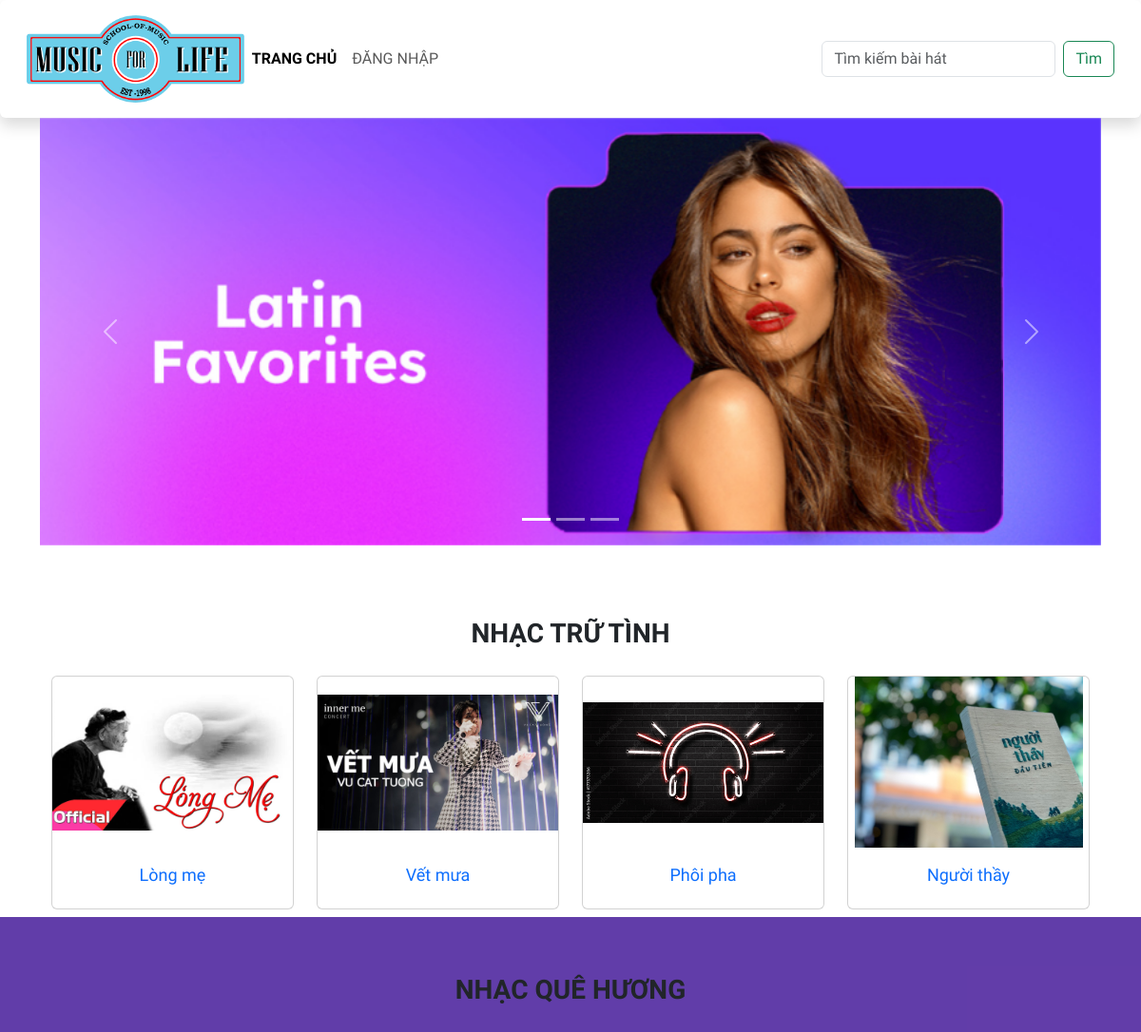
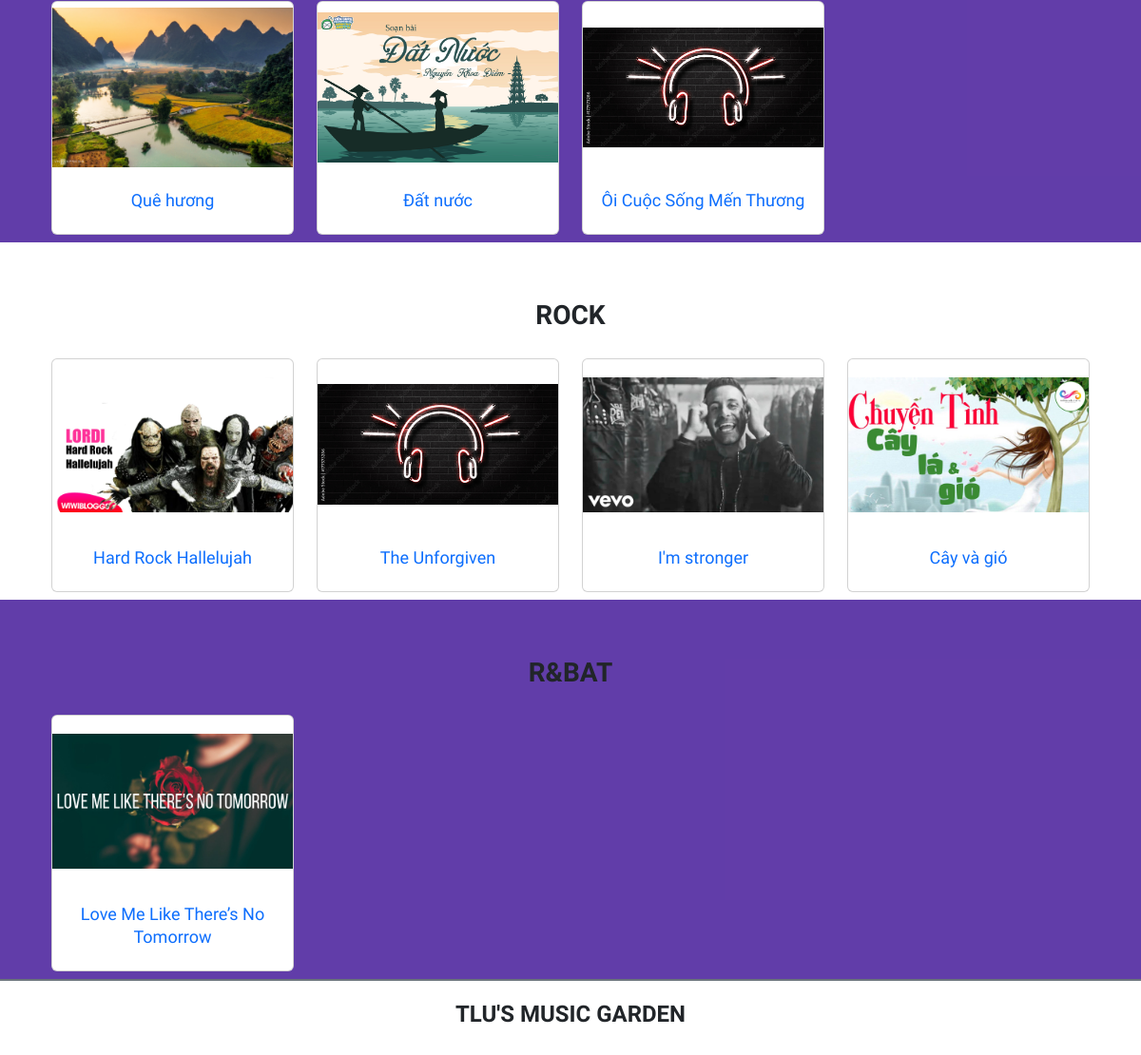
The page / on the database its author committed (2 pictures, top to bottom).
### tables this page shows
CREATE TABLE `theloai` (
  `ma_tloai` int(11) NOT NULL,
  `ten_tloai` varchar(50) NOT NULL
);

CREATE TABLE `baiviet` (
  `ma_bviet` int(11) NOT NULL,
  `tieude` varchar(200) NOT NULL,
  `ten_bhat` varchar(100) NOT NULL,
  `ma_tloai` int(11) NOT NULL,
  `tomtat` text NOT NULL,
  `noidung` text DEFAULT NULL,
  `ma_tgia` int(11) NOT NULL,
  `ngayviet` datetime NOT NULL DEFAULT current_timestamp(),
  `hinhanh` varchar(200) DEFAULT NULL
);

### includes/executeSQL.php (called while the page is built, shortened)
<?php
function executeResult($sql){
    $conn = mysqli_connect(servername, username, password, dbname);
    $result = mysqli_query($conn, $sql);
    $list = [];
    while ($row = mysqli_fetch_assoc($result)) {
        $list[] = $row;
    }
    return $list;
}
?>

### index.php (the view, shortened to what this page needs)
<?php
require_once('includes/executeSQL.php');
require_once('includes/header.php');
?>
<div id="carouselExampleIndicators" class="container carousel slide">
    <div class="carousel-indicators">
        <button type="button" data-bs-target="#carouselExampleIndicators" data-bs-slide-to="0" class="active"
            aria-current="true" aria-label="Slide 1"></button>
        <button type="button" data-bs-target="#carouselExampleIndicators" data-bs-slide-to="1"
            aria-label="Slide 2"></button>
        <button type="button" data-bs-target="#carouselExampleIndicators" data-bs-slide-to="2"
            aria-label="Slide 3"></button>
    </div>
    <div class="carousel-inner">
        <div class="carousel-item active">
            <img src="images/slideshow/slide01.jpg" class="d-block w-100" alt="...">
        </div>
    </div>
    <button class="carousel-control-prev" type="button" data-bs-target="#carouselExampleIndicators"
        data-bs-slide="prev">
        <span class="carousel-control-prev-icon" aria-hidden="true"></span>
    </button>
    <button class="carousel-control-next" type="button" data-bs-target="#carouselExampleIndicators"
        data-bs-slide="next">
        <span class="carousel-control-next-icon" aria-hidden="true"></span>
    </button>
</div>
<main class=" mt-3">
    <?php
    $categories = executeResult("SELECT * FROM `theloai`;");
    $dem = 0;
    foreach ($categories as $category) {
        if (!isset($_POST['search'])) {
            $sql = 'SELECT baiviet.ma_bviet,baiviet.ten_bhat,baiviet.hinhanh FROM baiviet,theloai WHERE baiviet.ma_tloai=theloai.ma_tloai and theloai.ten_tloai ="' . $category["ten_tloai"] . '";';
        } else {
            $nodungcantim = $_POST['nodungcantim'];
            $sql = "SELECT baiviet.ma_bviet,baiviet.ten_bhat,baiviet.hinhanh FROM baiviet,theloai WHERE baiviet.ten_bhat LIKE '%$nodungcantim%' and baiviet.ma_tloai=theloai.ma_tloai and theloai.ten_tloai ='" . $category["ten_tloai"] . "';";
        }
        $articles = executeResult($sql);
        if (count($articles) > 0) {
            $dem++;
            if ($dem % 2 == 0)
                $background = "#421698d4";
            else
                $background = "";
            ?>
            <div class="category" style="background-color: <?= $background ?>;">
                <h3 class="text-center text-uppercase">
                    <?= $category["ten_tloai"] ?>
                </h3>
                <div class="row container">
                    <?php
                    foreach ($articles as $article) {
                        $path_img = ($article["hinhanh"] == "") ? "default.jpg" : $article['hinhanh'];
                        ?>
                        <div class="col-sm-3">
                            <div class="card mb-2" style="width: 100%;">
                                <img src="images/songs/<?= $path_img ?>" class="card-img-top" alt="...">
                                <div class="card-body">
                                    <h5 class="card-title text-center">
                                        <a href="detail.php?id_article=<?= $article['ma_bviet'] ?>" class="text-decoration-none">
                                            <?= $article["ten_bhat"] ?>
                                        </a>
                                    </h5>
                                </div>
                            </div>
                        </div>
                        <?php
                    }
                    ?>
                </div>
            </div>
            <?php
        }
    }
    ?>
</main>
<?php
require_once('includes/footer.php');
?>

### css/style.css (style rules this page uses)
body { font-family: 'Numans', sans-serif !important; }
.active { font-weight: bold; }
.card-img-top { width: 100%; height: 15vw; object-fit: contain; }
h3 { padding: 60px 0 20px 0; font-weight: bold; }
main .category>.row { margin: auto; }
a { font-size: 18px; }

### rows shown on the page
theloai: ten_tloai "NHẠC TRỮ TÌNH"
baiviet: hinhanh (picture), ten_bhat "Lòng mẹ"
baiviet: hinhanh (picture), ten_bhat "Vết mưa"
baiviet: ten_bhat "Phôi pha"
baiviet: hinhanh (picture), ten_bhat "Người thầy"
theloai: ten_tloai "NHẠC QUÊ HƯƠNG"
baiviet: hinhanh (picture), ten_bhat "Quê hương"
baiviet: hinhanh (picture), ten_bhat "Đất nước"
baiviet: ten_bhat "Ôi Cuộc Sống Mến Thương"
theloai: ten_tloai "ROCK"
baiviet: hinhanh (picture), ten_bhat "Hard Rock Hallelujah"
baiviet: ten_bhat "The Unforgiven"
baiviet: hinhanh (picture), ten_bhat "I'm stronger"
baiviet: hinhanh (picture), ten_bhat "Cây và gió"
theloai: ten_tloai "R&BAT"
baiviet: hinhanh (picture), ten_bhat "Love Me Like There’s No Tomorrow"
